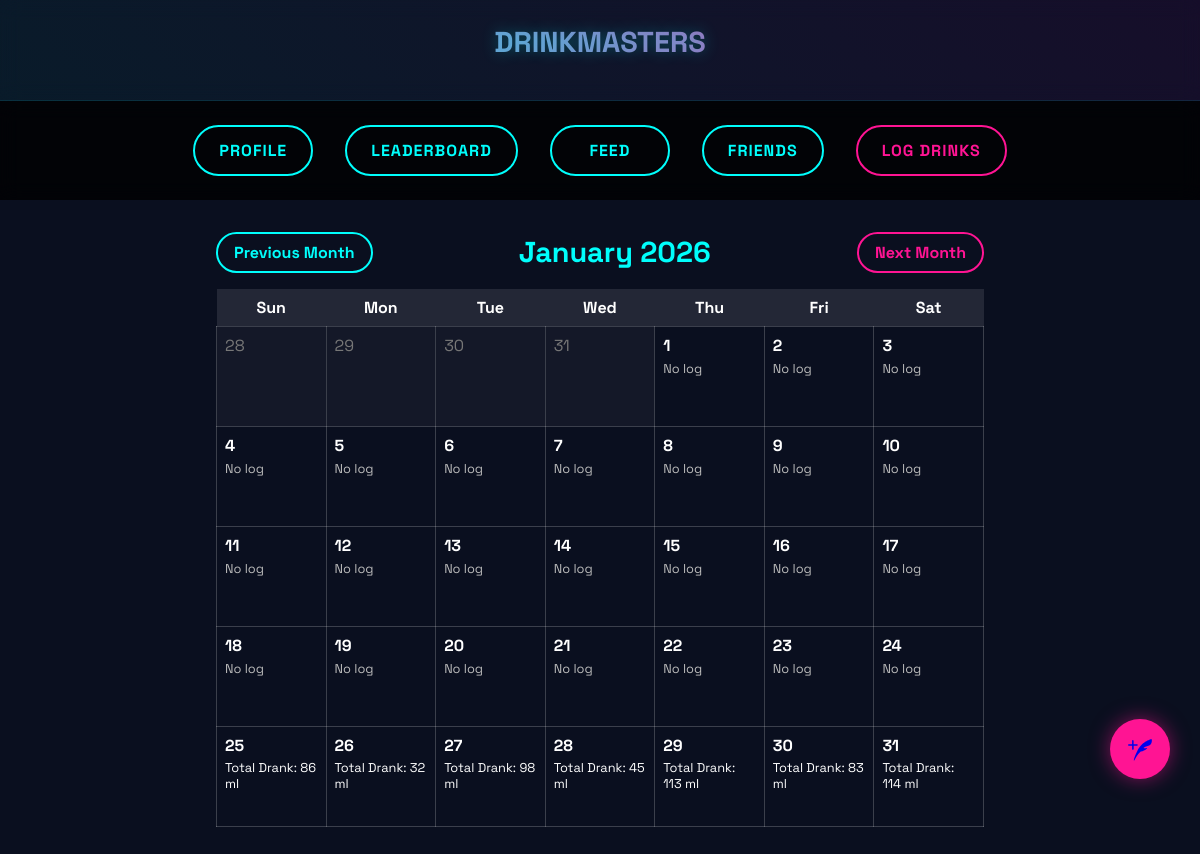
Page /accounts/calendar/2026/1/ (signed in) on the committed database.
### accounts/models.py (models this page shows, shortened)
class DailyLog(models.Model):
    profile = models.ForeignKey(Profile, on_delete=models.CASCADE, related_name="daily_logs")
    date = models.DateField(help_text="Log date (3 AM to 3 AM)", default=current_log_date)
    beer = models.PositiveIntegerField(default=0)
    floco = models.PositiveIntegerField(default=0)
    rum = models.PositiveIntegerField(default=0)
    whiskey = models.PositiveIntegerField(default=0)
    vodka = models.PositiveIntegerField(default=0)
    tequila = models.PositiveIntegerField(default=0)
    shotguns = models.PositiveIntegerField(default=0)
    snorkels = models.PositiveIntegerField(default=0)
    thrown_up = models.PositiveIntegerField(default=0)
    xp = models.IntegerField(default=0)
    class Meta:
        unique_together = ("profile", "date")
        ordering = ['-date']
    def calculate_alcohol_drank(self):
        return (
            (self.beer * 17) +
            (self.floco * 43) +
            (self.rum * 9) +
            (self.whiskey * 14) +
            (self.vodka * 18) +
            (self.tequila * 23)
        )

### accounts/views.py (the view)
# urls.py: path('calendar/', views.monthly_calendar, name='monthly_calendar'),
@login_required
def monthly_calendar(request, year=None, month=None):
    profile = get_object_or_404(Profile, user=request.user)
    now = timezone.localtime(timezone.now())
    today = now.date()
    if not year:
        year = today.year
    if not month:
        month = today.month
    year = int(year)
    month = int(month)
    first_day = datetime(year, month, 1, 3, 0, 0)  # 3 AM on first day
    if month == 12:
        last_day = datetime(year+1, 1, 1, 2, 59, 59)  # 2:59:59 AM on Jan 1
    else:
        last_day = datetime(year, month+1, 1, 2, 59, 59)  # 2:59:59 AM on first of next month
    logs_for_month = DailyLog.objects.filter(
        profile=profile,
        date__gte=first_day.date(),
        date__lte=last_day.date()
    )
    cal = calendar.Calendar(firstweekday=6)  # Sunday first
    month_weeks = []
    for week in cal.monthdatescalendar(year, month):
        week_days = []
        for day in week:
            log = next((l for l in logs_for_month if l.date == day), None)
            week_days.append({
                'date': day,
                'day': day.day,
                'is_current_month': day.month == month,
                'is_today': day == today,
                'log': log
            })
        month_weeks.append(week_days)
    prev_month = (first_day - timedelta(days=1)).month
    prev_year = (first_day - timedelta(days=1)).year
    next_month = (last_day + timedelta(days=1)).month
    next_year = (last_day + timedelta(days=1)).year
    context = {
        'year': year,
        'month': month,
        'month_name': calendar.month_name[month],
        'weeks': month_weeks,
        'today': today,
        'prev_year': prev_year,
        'prev_month': prev_month,
        'next_year': next_year,
        'next_month': next_month,
    }
    return render(request, "accounts/monthly_calendar.html", context)

### accounts/templates/accounts/monthly_calendar.html (shortened to what this page needs)
{% extends 'base.html' %}
{% block content %}
<div class="calendar-container">
  <div class="calendar-header">
      <a href="{% url 'monthly_calendar' year=prev_year month=prev_month %}" class="calendar-nav-btn">Previous Month</a>
      <h2 class="calendar-title">{{ month_name }} {{ year }}</h2>
      <a href="{% url 'monthly_calendar' year=next_year month=next_month %}" class="calendar-nav-btn pink-btn">Next Month</a>
  </div>
  <table class="calendar-table">
      <thead>
          <tr>
              <th>Sun</th>
              <th>Mon</th>
              <th>Tue</th>
              <th>Wed</th>
              <th>Thu</th>
              <th>Fri</th>
              <th>Sat</th>
          </tr>
      </thead>
      <tbody>
          {% for week in weeks %}
          <tr>
              {% for day in week %}
              <td class="{% if not day.is_current_month %}other-month{% elif day.is_today %}today{% else %}day{% endif %}">
                  {% if day.is_current_month %}
                  <a href="{% url 'day_log_detail' year=year month=month day=day.day %}" class="day-cell">
                      <span class="day-number">{{ day.day }}</span>
                      {% if day.log %}
                      <div class="log-summary">
                          <span>Total Drank: {{ day.log.calculate_alcohol_drank }} ml</span>
                      </div>
                      {% else %}
                      <div class="no-log">No log</div>
                      {% endif %}
                  </a>
                  {% else %}
                  <span class="day-cell">{{ day.day }}</span>
                  {% endif %}
              </td>
              {% endfor %}
          </tr>
          {% endfor %}
      </tbody>
  </table>
</div>
{% endblock %}

### accounts/templates/base.html (style rules this page uses)
:root { --neon-cyan: #00fefc; --hot-pink: #ff1493; --deep-space: #0a0f1f; --void: #000; --glass-white: rgba(255, 255, 255, 0.1); --glass-border: rgba(0, 254, 252, 0.1); }
* { margin: 0; padding: 0; box-sizing: border-box; font-family: 'Space Grotesk', sans-serif; }
body { background: var(--deep-space); color: white; min-height: 100vh; padding-bottom: 80px; }
.pink-btn { border-color: var(--hot-pink); color: var(--hot-pink); }
h1, h2, h3 { margin-bottom: 1rem; }
@media (min-width: 768px) { body { padding-bottom: 0; } }

### accounts/templates/accounts/monthly_calendar.html (style rules this page uses)
.calendar-container { max-width: 800px; margin: 2rem auto; padding: 0 1rem; }
.calendar-header { display: flex; justify-content: space-between; align-items: center; margin-bottom: 1rem; text-align: center; }
.calendar-title { font-size: 1.8rem; color: var(--neon-cyan); margin: 0; flex: 1; }
.calendar-nav-btn { background: none; border: 2px solid var(--neon-cyan); color: var(--neon-cyan); padding: 0.5rem 1rem; border-radius: 50px; text-decoration: none; font-weight: bold; transition: all 0.3s ease; min-width: 120px; }
.pink-btn { border-color: var(--hot-pink); color: var(--hot-pink); }
.calendar-table { width: 100%; border-collapse: collapse; }
.calendar-table th { background: rgba(255, 255, 255, 0.1); padding: 0.5rem; color: #fff; }
.calendar-table td { border: 1px solid rgba(255, 255, 255, 0.2); width: 14.28%; height: 100px; padding: 0; vertical-align: top; overflow: hidden; }
.day-cell { display: block; width: 100%; height: 100%; padding: 0.5rem; color: inherit; text-decoration: none; }
.day-number { display: block; font-weight: bold; margin-bottom: 0.3rem; }
.log-summary { font-size: 0.8rem; line-height: 1.2; margin-top: 0.3rem; }
.no-log { font-size: 0.8rem; color: #bbb; margin-top: 0.3rem; }
.other-month { background: rgba(255, 255, 255, 0.04); color: #777; }

### rows in the picture
DailyLog: day "25", log.calculate_alcohol_drank "86"
DailyLog: day "26", log.calculate_alcohol_drank "32"
DailyLog: day "27", log.calculate_alcohol_drank "98"
DailyLog: day "28", log.calculate_alcohol_drank "45"
DailyLog: day "29", log.calculate_alcohol_drank "113"
DailyLog: day "30", log.calculate_alcohol_drank "83"
DailyLog: day "31", log.calculate_alcohol_drank "114"

### other values in the picture
{{ month_name }} "January"
{{ year }} "2026"
{{ day.day }} "28" "29" "30" "31"
{{ day.day }} "1" "2" "3" "4" "5" "6" "7" "8" "9" "10" "11" "12" "13" "14" "15" "16" "17" "18" "19" "20" "21" "22" "23" "24"
